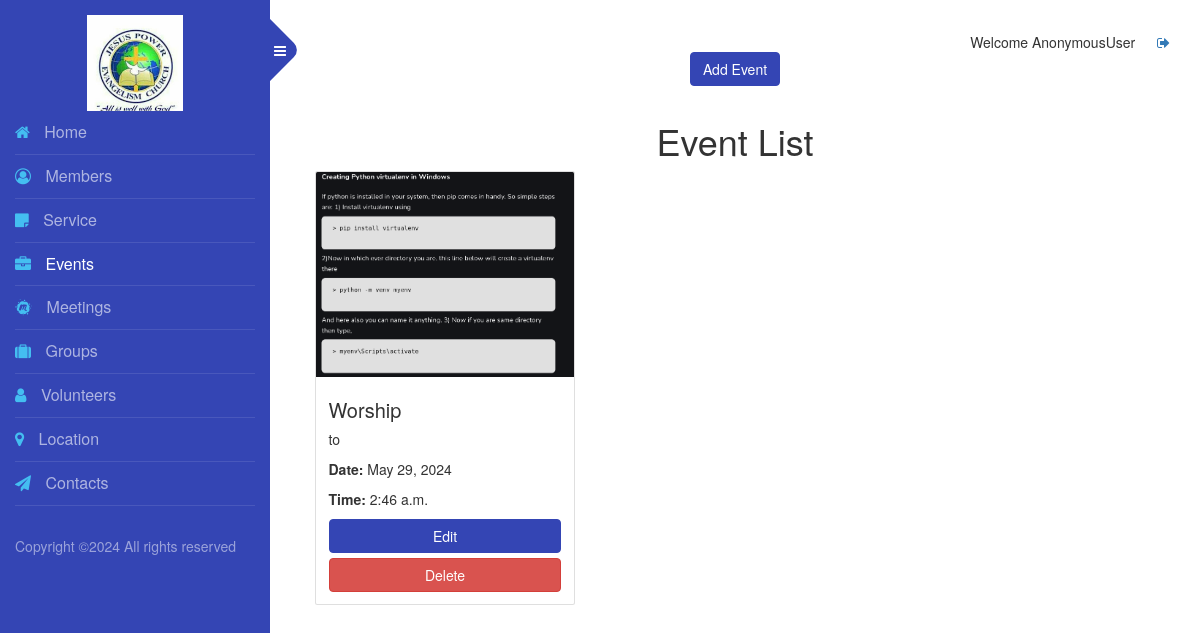
Screenshot of /events/ with the database file from the repository.
### events/models.py (models this page shows, shortened)
class Event(models.Model):
    name = models.CharField(max_length=255)
    description = models.TextField()
    date = models.DateField()
    time = models.TimeField()
    location = models.CharField(max_length=255)
    images = models.ImageField(upload_to='images/', null=True)

### events/views.py (the view)
# urls.py: path('events/', event_list, name='event_list'),
def event_list(request):
    events = Event.objects.all().order_by('-id')
    return render(request, 'events/event_list.html', {'events': events})

### events/templates/events/event_list.html (shortened to what this page needs)
{% extends "admin-sidebar.html" %}
{% load static %}
{% block content %}
    <link rel="stylesheet" href="https://maxcdn.bootstrapcdn.com/bootstrap/3.3.7/css/bootstrap.min.css">
</head>
<body>
   <center> <a href="{% url 'add_event' %}" class="btn btn-primary mb-4">Add Event</a> </center>
    <center><h1>Event List</h1></center>
        {% for event in events %}
        <div class="col-md-4 mb-4">
            <div class="card h-100">
                <img class="card-img-top" src="{{ event.images.url }}" alt="meeting image">
                <div class="card-body d-flex flex-column">
                    <h5 class="card-title">{{ event.name }}</h5>
                    <p class="card-text">{{ event.description }}</p>
                    <p><strong>Date:</strong> {{ event.date }}</p>
                    <p><strong>Time:</strong> {{ event.time }}</p>
                    <a href="{% url 'edit_event' event.id %}" class="btn btn-primary mt-auto">Edit</a>
                    <a href="{% url 'delete_event' event.id %}" class="btn btn-danger mt-2">Delete</a>
                </div>
            </div>
        </div>
        {% endfor %}
</body>
</html>
{% endblock %}

### rows the page displays
Event: images (picture), name "Worship", description "to", date "May 29, 2024", time "2:46 a.m."

### other values shown
{{ user }} "AnonymousUser"
